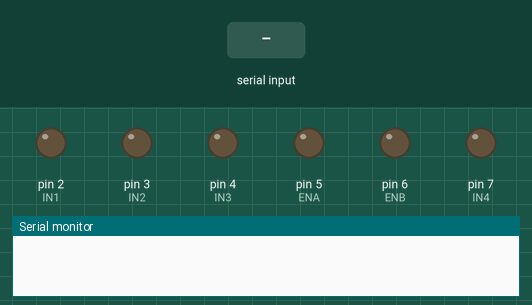
Recording of a sketch running on a simulated Arduino Uno, built with avr-gcc and run on an emulated ATmega328P. On the bench: output pins drawn as LEDs (lit = HIGH), the last lines printed to the serial monitor. The inputs (shaded band) are chosen by the test bench.

Above: at 1.2 s.
1.3 s: "F" received over the second serial link
At 1.9 s:
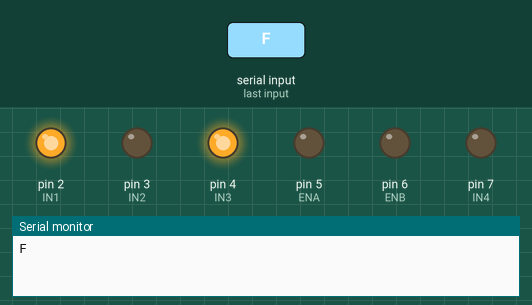
2.8 s: "B" received over the second serial link
At 4.0 s:
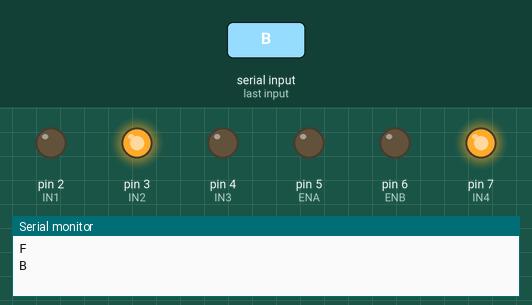
4.3 s: "L" received over the second serial link
At 5.4 s:
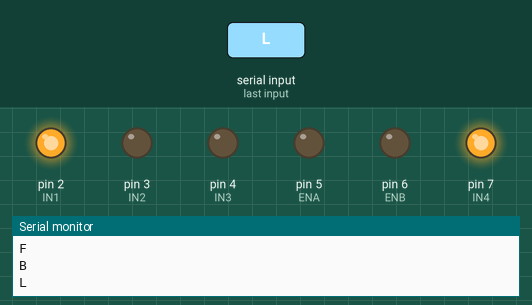
5.8 s: "R" received over the second serial link
At 6.5 s:
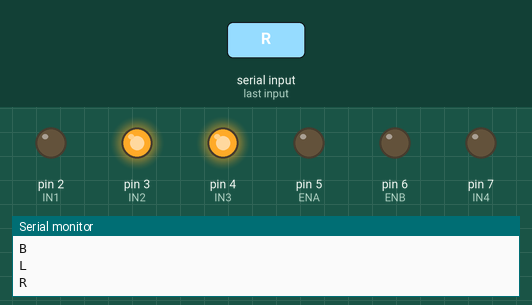
7.3 s: "S" received over the second serial link
At 7.6 s:
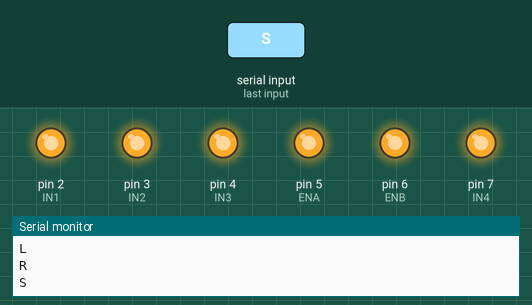
Timing chart, 0 to 9.8 s (numbered marks = the images above; inputs shaded):
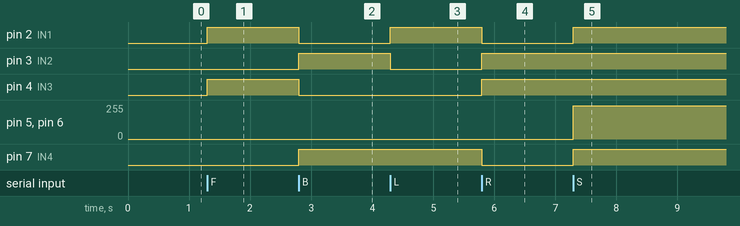

Measured:
- after the input at 1.3 s, pin 2 (IN1), pin 4 (IN3): LOW → HIGH at once
- after the input at 2.8 s, pin 2 (IN1), pin 4 (IN3): HIGH → LOW at once; pin 3 (IN2), pin 7 (IN4): LOW → HIGH at once
- after the input at 4.3 s, pin 2 (IN1): LOW → HIGH at once; pin 3 (IN2): HIGH → LOW at once
- after the input at 5.8 s, pin 2 (IN1), pin 7 (IN4): HIGH → LOW at once; pin 3 (IN2), pin 4 (IN3): LOW → HIGH at once
- after the input at 7.3 s, pin 2 (IN1), pin 7 (IN4): LOW → HIGH at once; pin 5 (ENA), pin 6 (ENB): 0/255 → 250/255 at once

The sketch:

CR_Car.ino
```cpp
#include<SoftwareSerial.h>

SoftwareSerial mySerial(11,12);//TX,RX
#define IN1 2
#define IN2 3
#define IN3 4
#define IN4 7
#define ENA 5
#define ENB 6

void setup() {
  mySerial.begin(9600);
  Serial.begin(9600);
  pinMode(IN1,OUTPUT);
  pinMode(IN2,OUTPUT);
  pinMode(IN3,OUTPUT);
  pinMode(IN4,OUTPUT);
  pinMode(ENA,OUTPUT);
  pinMode(ENB,OUTPUT);

}
char text;
int sp;
void loop() {
  if(mySerial.available()){
    text=mySerial.read();
    Serial.println(text);
    if(text=='1') sp=50;
    if(text=='3') sp=150;
    if(text=='4') sp=200;
    if(text=='8') sp=250;
    if(text=='q') sp=255;
    if(text=='F'){
      Forword(sp);
    }
    if(text=='B'){
      Backword(sp);
    }
    if(text=='L'){
      Left(sp);
    }
    if(text=='R'){
      Right(sp);
    }
    if(text=='S'){
      STOP();
    }

  }
}
void Forword(int Speeds){
  digitalWrite(IN1,1);
  digitalWrite(IN2,0);
  digitalWrite(IN3,1);
  digitalWrite(IN4,0);
  analogWrite(ENA,Speeds);
  analogWrite(ENB,Speeds);
}
void Backword(int Speeds){
  digitalWrite(IN1,0);
  digitalWrite(IN2,1);
  digitalWrite(IN3,0);
  digitalWrite(IN4,1);
  analogWrite(ENA,Speeds);
  analogWrite(ENB,Speeds);
}
void Left(int Speeds){
  digitalWrite(IN1,1);
  digitalWrite(IN2,0);
  digitalWrite(IN3,0);
  digitalWrite(IN4,1);
  analogWrite(ENA,Speeds);
  analogWrite(ENB,Speeds);
}
void Right(int Speeds){
  digitalWrite(IN1,0);
  digitalWrite(IN2,1);
  digitalWrite(IN3,1);
  digitalWrite(IN4,0);
  analogWrite(ENA,Speeds);
  analogWrite(ENB,Speeds);
}
void STOP(){
  digitalWrite(IN1,1);
  digitalWrite(IN2,1);
  digitalWrite(IN3,1);
  digitalWrite(IN4,1);
  analogWrite(ENA,250);
  analogWrite(ENB,250);
}
```
